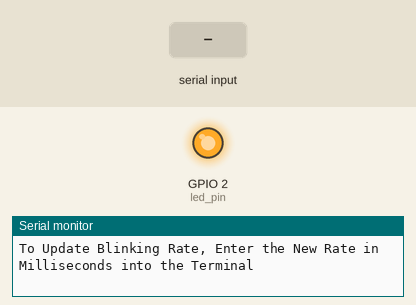
Recording of a sketch running on a simulated ESP32. On the bench: output pins drawn as LEDs (lit = HIGH), the last lines printed to the serial monitor. Dashed ring = blinking. The inputs (shaded band) are chosen by the test bench.

Above: at 1.6 s.
At 2.7 s:
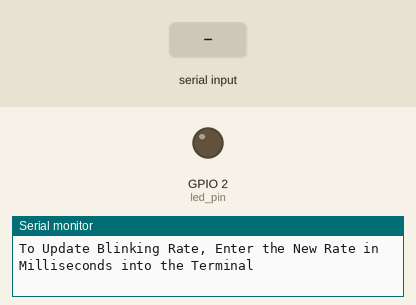
2.8 s: "90,45\n" received over Serial
5.8 s: "30,150\n" received over Serial
At 6.37 s:
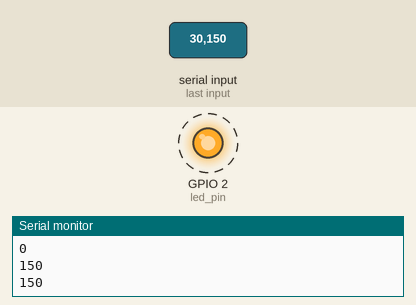
Timing chart, 0 to 8.8 s (numbered marks = the images above; inputs shaded):
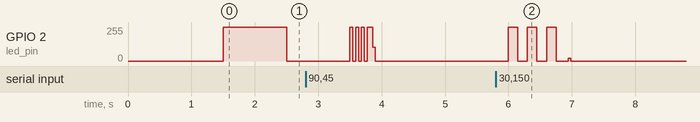

The sketch:

LED_BlinkerUpdater.ino
```cpp
//config to use 1 core
#if CONFIG_FREERTOS_UNICORE
static const BaseType_t app_cpu = 0;
#else
static const BaseType_t app_cpu = 1;
#endif


static const int led_pin = 2;
static TaskHandle_t task_1 = NULL;
static TaskHandle_t task_2 = NULL;

//default values
int delayVal = 1000;

//responsible for blinking
void blink(void *parameter)
{
  while(1)
  {
    //Serial.println(delay);
    digitalWrite(led_pin, HIGH);
    vTaskDelay(delayVal/portTICK_PERIOD_MS);
    digitalWrite(led_pin, LOW);
    vTaskDelay(delayVal/portTICK_PERIOD_MS);
    Serial.println(delayVal);

  }

}

void getDelay(void *parameter)
{
  while(1)
  {
      if(Serial.available() > 0)
      {
          delayVal = Serial.parseInt();
      }

  }

}
void setup()
{
  Serial.begin(300);
  vTaskDelay(1000/portTICK_PERIOD_MS);
  Serial.println("To Update Blinking Rate, Enter the New Rate in Milliseconds into the Terminal");
  pinMode(led_pin, OUTPUT);

  xTaskCreatePinnedToCore(
  blink,
  "Task 1",
  1024,
  NULL,
  1,        //same priority levels so sceduler will cycle between these two task and prevent lock up.
  &task_1,  //assigning handles
  app_cpu);

  xTaskCreatePinnedToCore(
  getDelay,
  "Task 2",
  1024,
  NULL,
  1,
  &task_2, //assigning handles
  app_cpu);
}


void loop()
{


}
```

Measured:
- after the input at 5.8 s, GPIO 2 (led_pin): alternates 255/255 for 0.15 s and 0/255 for 0.15 s, 6 changes in all, then stays 0/255, starting after 0.20 s
